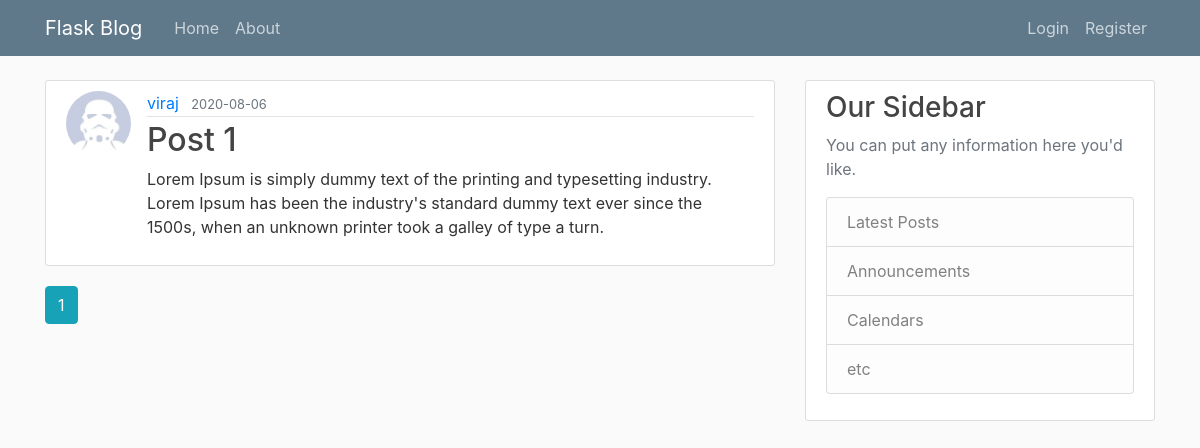
Page /home on the earlier database version.
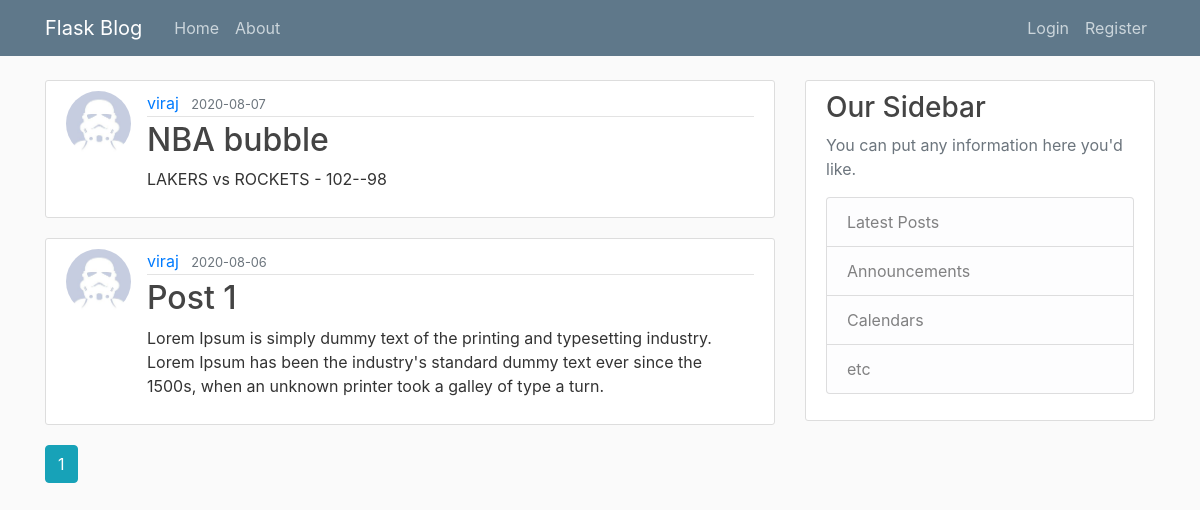
Same page on the later database version.
### Flaskblog/models.py (models this page shows, shortened)
class Post(db.Model):
	id = db.Column(db.Integer, primary_key=True)
	title = db.Column(db.String(100), nullable=False)
	date_posted = db.Column(db.DateTime, nullable=False, default=datetime.utcnow)
	content = db.Column(db.Text, nullable=False)
	user_id = db.Column(db.Integer, db.ForeignKey('user.id') ,nullable=False)

class User(db.Model, UserMixin):
	id = db.Column(db.Integer, primary_key=True)
	username = db.Column(db.String(20), unique=True, nullable=False)
	email = db.Column(db.String(120), unique=True, nullable=False)
	image_file = db.Column(db.String(20), nullable=False, default='default.jpg')
	password = db.Column(db.String(60), nullable=False)
	posts = db.relationship('Post', backref='author', lazy=True)

### Flaskblog/routes.py (the view)
@app.route('/')
@app.route('/home')
def home():
	page = request.args.get('page', 1, type=int)
	posts = Post.query.order_by(Post.date_posted.desc()).paginate(page=page, per_page=5)
	return render_template('home.html', posts=posts, title="")

### Flaskblog/templates/home.html
{% extends "layout.html" %}
{% block content %}
	{% for post in posts.items %}
		<article class="media content-section">
		  <img class="rounded-circle article-img" src="{{ url_for('static', filename='profile_pics/') +post.author.image_file }}">
		  <div class="media-body">
		    <div class="article-metadata">
		      <a class="mr-2" href="#">{{ post.author.username }}</a>
		      <small class="text-muted">{{ post.date_posted.strftime('%Y-%m-%d') }}</small>
		    </div>
		    <h2><a class="article-title" href="{{ url_for('post', post_id=post.id) }}">{{ post.title }}</a></h2>
		    <p class="article-content">{{ post.content }}</p>
		  </div>
		</article>
	{% endfor %}
	{% for page_num in posts.iter_pages(left_edge=1, right_edge=1, left_current=1, right_current=1) %}
		{% if page_num %}
			{% if posts.page == page_num %}
				<a class="btn btn-info mb-4" href="{{ url_for('home', page=page_num) }}">{{ page_num }}</a>
			{% else %}
				<a class="btn btn-outline-info mb-4" href="{{ url_for('home', page=page_num) }}">{{ page_num }}</a>
			{% endif %}
		{% endif %}
	{% endfor %}
{% endblock %}

### Flaskblog/templates/layout.html (shortened to what this page needs)
<!DOCTYPE html>
<html>
<head>
    <link rel="stylesheet" href="https://stackpath.bootstrapcdn.com/bootstrap/4.5.0/css/bootstrap.min.css">
    <link rel="stylesheet" type="text/css" href="{{ url_for('static', filename='main.css') }}">
</head>
<body>
	<header class="site-header">
	  <nav class="navbar navbar-expand-md navbar-dark bg-steel fixed-top">
	    <div class="container">
	      <a class="navbar-brand mr-4" href="/">Flask Blog</a>
	      <div class="collapse navbar-collapse" id="navbarToggle">
	        <div class="navbar-nav mr-auto">
	          <a class="nav-item nav-link" href="/">Home</a>
	          <a class="nav-item nav-link" href="/about">About</a>
	        </div>
	        <div class="navbar-nav">
	          {% if current_user.is_authenticated %}
	              <a class="nav-item nav-link" href="{{ url_for('new_post') }}">New Post</a>
				  <a class="nav-item nav-link" href="{{ url_for('account') }}">Account</a>
	          	  <a class="nav-item nav-link" href="{{ url_for('logout') }}">Logout</a>
	          {% else %}
		          <a class="nav-item nav-link" href="{{ url_for('login') }}">Login</a>
		          <a class="nav-item nav-link" href="/register">Register</a>
		      {% endif %}
	        </div>
	      </div>
	    </div>
	  </nav>
	</header>
	<main role="main" class="container">
	  <div class="row">
	    <div class="col-md-8">
	      {% block content %}{% endblock %}
	    </div>
	    <div class="col-md-4">
	      <div class="content-section">
	        <h3>Our Sidebar</h3>
	        <p class='text-muted'>You can put any information here you'd like.
	          <ul class="list-group">
	            <li class="list-group-item list-group-item-light">Latest Posts</li>
	            <li class="list-group-item list-group-item-light">Announcements</li>
	            <li class="list-group-item list-group-item-light">Calendars</li>
	            <li class="list-group-item list-group-item-light">etc</li>
	          </ul>
	        </p>
	      </div>
	    </div>
	  </div>
	</main>
</body>
</html>

### Flaskblog/static/main.css (style rules this page uses)
body { background: #fafafa; color: #333333; margin-top: 5rem; }
h1, h2, h3, h4, h5, h6 { color: #444444; }
.bg-steel { background-color: #5f788a; }
.site-header .navbar-nav .nav-link { color: #cbd5db; }
.content-section { background: #ffffff; padding: 10px 20px; border: 1px solid #dddddd; border-radius: 3px; margin-bottom: 20px; }
.article-title { color: #444444; }
.article-content { white-space: pre-line; }
.article-img { height: 65px; width: 65px; margin-right: 16px; }
.article-metadata { padding-bottom: 1px; margin-bottom: 4px; border-bottom: 1px solid #e3e3e3 }

Differences in the rows shown:
added Post: image_file (placeholder picture), author.username "viraj", date_posted "2020-08-07", title "NBA bubble", content "LAKERS vs ROCKETS - 102--98"
